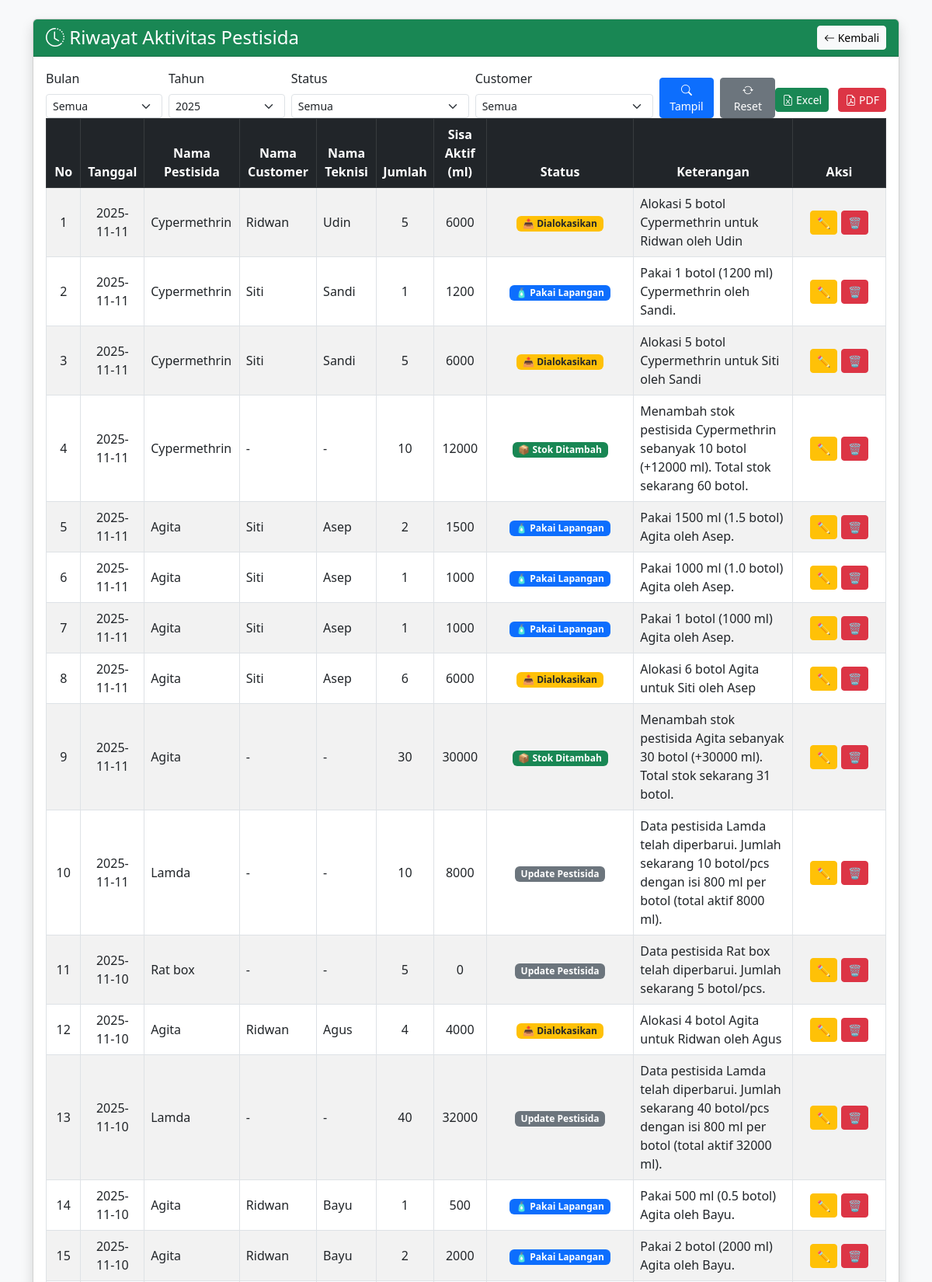
The page /riwayat_pemakaian.php (upper part) on the database its author committed.
### tables this page shows
CREATE TABLE `riwayat_pestisida` (
  `id_riwayat` int(11) NOT NULL,
  `id_pestisida` int(11) DEFAULT NULL,
  `jenis` enum('chemical','non-chemical') DEFAULT NULL,
  `aktivitas` enum('tambah','tambah_stok','pakai','selesai_pakai','hapus') DEFAULT 'tambah',
  `nama_teknisi` varchar(100) DEFAULT NULL,
  `nama_customer` varchar(100) DEFAULT NULL,
  `jumlah` int(11) DEFAULT NULL,
  `sisa_aktif_ml` float DEFAULT 0,
  `satuan` varchar(50) DEFAULT 'botol',
  `tanggal` date DEFAULT curdate(),
  `keterangan` text DEFAULT NULL,
  `status` varchar(50) DEFAULT NULL
);

CREATE TABLE `pestisida` (
  `id_pestisida` int(11) NOT NULL,
  `nama_customer` varchar(100) DEFAULT NULL,
  `nama_teknisi` varchar(100) DEFAULT NULL,
  `jenis_kontrol` varchar(50) DEFAULT NULL,
  `target` varchar(100) DEFAULT NULL,
  `kategori` enum('insect control','rodent') NOT NULL,
  `tipe` enum('non chemical','pestisida') NOT NULL,
  `nama_pestisida` varchar(100) DEFAULT NULL,
  `metode` varchar(100) DEFAULT NULL,
  `nama` varchar(100) NOT NULL,
  `jumlah_botol` int(11) DEFAULT 0,
  `isi_per_botol_ml` int(11) DEFAULT 0,
  `sisa_ml` int(11) DEFAULT 0,
  `tanggal` date DEFAULT curdate(),
  `tanggal_update` date DEFAULT curdate()
);

### riwayat_pemakaian.php (the view, shortened to what this page needs)
<?php
include "koneksi.php";
$tahun = $_GET['tahun'] ?? date('Y');
$where = [];
if ($tahun !== 'Semua') $where[] = "YEAR(r.tanggal) = '$tahun'";
$whereSQL = $where ? 'WHERE ' . implode(' AND ', $where) : '';
$query = "
  SELECT r.*, p.nama_pestisida, p.tipe, p.sisa_ml, p.isi_per_botol_ml
  FROM riwayat_pestisida r
  LEFT JOIN pestisida p ON r.id_pestisida = p.id_pestisida
  $whereSQL
  ORDER BY r.tanggal DESC, r.id_riwayat DESC
";
$result = mysqli_query($koneksi, $query);
?>
<!DOCTYPE html>
<html lang="id">
<head>
  <link href="https://cdn.jsdelivr.net/npm/bootstrap@5.3.0/dist/css/bootstrap.min.css" rel="stylesheet">
  <link href="https://cdn.jsdelivr.net/npm/bootstrap-icons@1.11.1/font/bootstrap-icons.css" rel="stylesheet">
</head>
<body class="bg-light">
<div class="container mt-4">
  <div class="card shadow">
    <div class="card-header bg-success text-white d-flex justify-content-between align-items-center">
      <h4 class="mb-0"><i class="bi bi-clock-history"></i> Riwayat Aktivitas Pestisida</h4>
      <a href="data_pestisida.php" class="btn btn-light btn-sm"><i class="bi bi-arrow-left"></i> Kembali</a>
    </div>
    <div class="card-body">
      <div class="d-flex justify-content-between align-items-end flex-wrap mb-3">
        <form method="GET" class="row g-2 align-items-end flex-grow-1">
          <div class="col-md-2">
            <label class="form-label">Bulan</label>
            <select name="bulan" class="form-select form-select-sm">
              <option value="Semua">Semua</option>
            </select>
          </div>
          <div class="col-md-2">
            <label class="form-label">Tahun</label>
            <select name="tahun" class="form-select form-select-sm">
              <?php for ($y = date('Y'); $y >= date('Y')-5; $y--): ?>
                <option value="<?= $y ?>" <?= ($tahun == $y) ? 'selected' : '' ?>><?= $y ?></option>
              <?php endfor; ?>
            </select>
          </div>
          <div class="col-md-3">
            <label class="form-label">Status</label>
            <select name="status" class="form-select form-select-sm">
              <option value="Semua">Semua</option>
            </select>
          </div>
          <div class="col-md-3">
            <label class="form-label">Customer</label>
            <select name="customer" class="form-select form-select-sm">
              <option value="Semua">Semua</option>
            </select>
          </div>
          <div class="col-md-2 d-flex gap-2">
            <button type="submit" class="btn btn-primary btn-sm w-100"><i class="bi bi-search"></i> Tampil</button>
            <a href="riwayat_pestisida.php" class="btn btn-secondary btn-sm w-100"><i class="bi bi-arrow-repeat"></i> Reset</a>
          </div>
        </form>
        <div class="d-flex justify-content-between mb-2">
  <div>
    <a href="export_riwayat_pestisida_excel.php?<?= http_build_query($_GET) ?>" class="btn btn-success btn-sm me-2">
      <i class="bi bi-file-earmark-excel"></i> Excel
    </a>
    <a href="export_riwayat_pestisida_pdf.php?<?= http_build_query($_GET) ?>" class="btn btn-danger btn-sm">
      <i class="bi bi-file-earmark-pdf"></i> PDF
    </a>
  </div>
</div>
      <table class="table table-bordered table-striped align-middle">
        <thead class="table-dark text-center">
          <tr>
            <th>No</th>
            <th>Tanggal</th>
            <th>Nama Pestisida</th>
            <th>Nama Customer</th>
            <th>Nama Teknisi</th>
            <th>Jumlah</th>
            <th>Sisa Aktif (ml)</th>
            <th>Status</th>
            <th>Keterangan</th>
            <th width="120">Aksi</th>
          </tr>
        </thead>
        <tbody>
          <?php
          if (mysqli_num_rows($result) > 0) {
            $no = 1;
            while ($row = mysqli_fetch_assoc($result)) {
              $status = strtolower($row['status']);
              if ($status === 'pestisida baru') $badge = '<span class="badge bg-info text-dark">🧪 Pestisida Baru</span>';
              elseif ($status === 'stok ditambah') $badge = '<span class="badge bg-success">📦 Stok Ditambah</span>';
              elseif (str_contains($status, 'alokasi')) $badge = '<span class="badge bg-warning text-dark">📤 Dialokasikan</span>';
              elseif (str_contains($status, 'pakai')) $badge = '<span class="badge bg-primary">🧴 Pakai Lapangan</span>';
              elseif ($status === 'hapus_pakai') {
                $badge = '<span class="badge bg-danger">🗑️ Hapus Pemakaian</span>';
            } elseif ($status === 'hapus_stok') {
                $badge = '<span class="badge bg-dark">💀 Hapus Stok Pestisida</span>';
            }
              else $badge = '<span class="badge bg-secondary">'.htmlspecialchars($row['status']).'</span>';
              echo "
                <tr>
                  <td class='text-center'>{$no}</td>
                  <td class='text-center'>".htmlspecialchars($row['tanggal'])."</td>
                  <td>".htmlspecialchars($row['nama_pestisida'] ?? '-')."</td>
                  <td>".htmlspecialchars($row['nama_customer'] ?? '-')."</td>
                  <td>".htmlspecialchars($row['nama_teknisi'] ?? '-')."</td>
                  <td class='text-center'>".htmlspecialchars($row['jumlah'])."</td>
                  <td class='text-center'>".htmlspecialchars($row['sisa_aktif_ml'])."</td>
                  <td class='text-center'>{$badge}</td>
                  <td>".htmlspecialchars($row['keterangan'])."</td>
                  <td class='text-center'>
                    <a href='edit_riwayat.php?id={$row['id_riwayat']}' class='btn btn-warning btn-sm'>✏️</a>
                    <a href='hapus_riwayat.php?id={$row['id_riwayat']}' class='btn btn-danger btn-sm'
                       onclick=\"return confirm('Yakin ingin menghapus data riwayat ini?');\">🗑️</a>
                  </td>
                </tr>
              ";
              $no++;
            }
          } else {
            echo "<tr><td colspan='10' class='text-center text-muted'>Belum ada data riwayat pestisida.</td></tr>";
          }
          ?>
        </tbody>
      </table>
    </div>
  </div>
</div>
</body>
</html>

### rows shown on the page
riwayat_pestisida: tanggal "2025-11-11", id_pestisida.nama_pestisida "Cypermethrin", nama_customer "Ridwan", nama_teknisi "Udin", jumlah "5", sisa_aktif_ml "6000", status "📤 Dialokasikan", keterangan "Alokasi 5 botol Cypermethrin untuk Ridwan oleh Udin"
riwayat_pestisida: tanggal "2025-11-11", id_pestisida.nama_pestisida "Cypermethrin", nama_customer "Siti", nama_teknisi "Sandi", jumlah "1", sisa_aktif_ml "1200", status "🧴 Pakai Lapangan", keterangan "Pakai 1 botol (1200 ml) Cypermethrin oleh Sandi."
riwayat_pestisida: tanggal "2025-11-11", id_pestisida.nama_pestisida "Cypermethrin", nama_customer "Siti", nama_teknisi "Sandi", jumlah "5", sisa_aktif_ml "6000", status "📤 Dialokasikan", keterangan "Alokasi 5 botol Cypermethrin untuk Siti oleh Sandi"
riwayat_pestisida: tanggal "2025-11-11", id_pestisida.nama_pestisida "Cypermethrin", nama_customer "-", nama_teknisi "-", jumlah "10", sisa_aktif_ml "12000", status "📦 Stok Ditambah", keterangan "Menambah stok pestisida Cypermethrin sebanyak 10 botol (+12000 ml). Total stok sekarang 60 botol."
riwayat_pestisida: tanggal "2025-11-11", id_pestisida.nama_pestisida "Agita", nama_customer "Siti", nama_teknisi "Asep", jumlah "2", sisa_aktif_ml "1500", status "🧴 Pakai Lapangan", keterangan "Pakai 1500 ml (1.5 botol) Agita oleh Asep."
riwayat_pestisida: tanggal "2025-11-11", id_pestisida.nama_pestisida "Agita", nama_customer "Siti", nama_teknisi "Asep", jumlah "1", sisa_aktif_ml "1000", status "🧴 Pakai Lapangan", keterangan "Pakai 1000 ml (1.0 botol) Agita oleh Asep."
riwayat_pestisida: tanggal "2025-11-11", id_pestisida.nama_pestisida "Agita", nama_customer "Siti", nama_teknisi "Asep", jumlah "1", sisa_aktif_ml "1000", status "🧴 Pakai Lapangan", keterangan "Pakai 1 botol (1000 ml) Agita oleh Asep."
riwayat_pestisida: tanggal "2025-11-11", id_pestisida.nama_pestisida "Agita", nama_customer "Siti", nama_teknisi "Asep", jumlah "6", sisa_aktif_ml "6000", status "📤 Dialokasikan", keterangan "Alokasi 6 botol Agita untuk Siti oleh Asep"
riwayat_pestisida: tanggal "2025-11-11", id_pestisida.nama_pestisida "Agita", nama_customer "-", nama_teknisi "-", jumlah "30", sisa_aktif_ml "30000", status "📦 Stok Ditambah", keterangan "Menambah stok pestisida Agita sebanyak 30 botol (+30000 ml). Total stok sekarang 31 botol."
riwayat_pestisida: tanggal "2025-11-11", id_pestisida.nama_pestisida "Lamda", nama_customer "-", nama_teknisi "-", jumlah "10", sisa_aktif_ml "8000", status "Update Pestisida", keterangan "Data pestisida Lamda telah diperbarui. Jumlah sekarang 10 botol/pcs dengan isi 800 ml per botol (total aktif 8000 ml)."
riwayat_pestisida: tanggal "2025-11-10", id_pestisida.nama_pestisida "Rat box", nama_customer "-", nama_teknisi "-", jumlah "5", sisa_aktif_ml "0", status "Update Pestisida", keterangan "Data pestisida Rat box telah diperbarui. Jumlah sekarang 5 botol/pcs."
riwayat_pestisida: tanggal "2025-11-10", id_pestisida.nama_pestisida "Agita", nama_customer "Ridwan", nama_teknisi "Agus", jumlah "4", sisa_aktif_ml "4000", status "📤 Dialokasikan", keterangan "Alokasi 4 botol Agita untuk Ridwan oleh Agus"
riwayat_pestisida: tanggal "2025-11-10", id_pestisida.nama_pestisida "Lamda", nama_customer "-", nama_teknisi "-", jumlah "40", sisa_aktif_ml "32000", status "Update Pestisida", keterangan "Data pestisida Lamda telah diperbarui. Jumlah sekarang 40 botol/pcs dengan isi 800 ml per botol (total aktif 32000 ml)."
riwayat_pestisida: tanggal "2025-11-10", id_pestisida.nama_pestisida "Agita", nama_customer "Ridwan", nama_teknisi "Bayu", jumlah "1", sisa_aktif_ml "500", status "🧴 Pakai Lapangan", keterangan "Pakai 500 ml (0.5 botol) Agita oleh Bayu."
riwayat_pestisida: tanggal "2025-11-10", id_pestisida.nama_pestisida "Agita", nama_customer "Ridwan", nama_teknisi "Bayu", jumlah "2", sisa_aktif_ml "2000", status "🧴 Pakai Lapangan", keterangan "Pakai 2 botol (2000 ml) Agita oleh Bayu."

### other values the page prints
form field tahun "2025"
